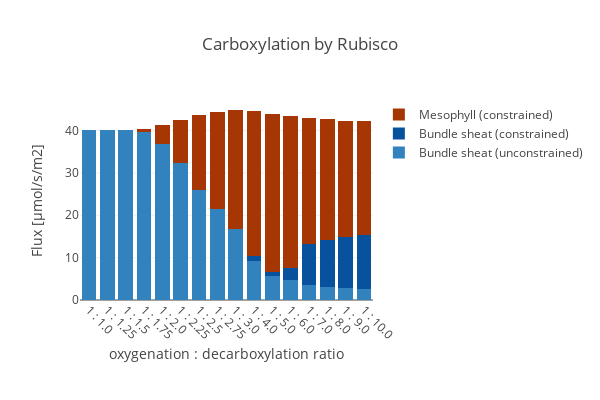

The cell this chart's notebook holds for it:
### Code cell
create_bar_plot_rxn(D_fba, D_exp,
                    {'[M]_RBC_h':'Mesophyll (constrained)','[B]_RBC_h_Ex':'Bundle sheat (constrained)',
                 '[B]_RBC_h': 'Bundle sheat (unconstrained)'},
                    'Carboxylation by Rubisco', 'oxygenation : decarboxylation ratio',
                    stacked = True, save_fig=save_fig)

### Figure 1 — Plotly figure (JSON) as saved in the notebook; plotly's stock layout.template omitted (floating-point values rounded to 4 significant figures)
{"data": [{"marker": {"color": "rgb(49,130,189)"}, "name": "Bundle sheat (unconstrained)", "type": "bar", "uid": "a904ef97-ca70-45c1-94d0-67170d41c27c", "x": ["1 : 1.0", "1 : 1.25", "1 : 1.5", "1 : 1.75", "1 : 2.0", "1 : 2.25", "1 : 2.5", "1 : 2.75", "1 : 3.0", "1 : 4.0", "1 : 5.0", "1 : 6.0", "1 : 7.0", "1 : 8.0", "1 : 9.0", "1 : 10.0"], "y": [40.18, 40.18, 40.18, 39.57, 36.9, 32.31, 25.89, 21.49, 16.76, 9.256, 5.597, 4.704, 3.645, 3.187, 2.877, 2.623]}, {"marker": {"color": "rgb(8,81,156)"}, "name": "Bundle sheat (constrained)", "type": "bar", "uid": "0b7af710-2cc8-4961-aee2-c98056f3552d", "x": ["1 : 1.0", "1 : 1.25", "1 : 1.5", "1 : 1.75", "1 : 2.0", "1 : 2.25", "1 : 2.5", "1 : 2.75", "1 : 3.0", "1 : 4.0", "1 : 5.0", "1 : 6.0", "1 : 7.0", "1 : 8.0", "1 : 9.0", "1 : 10.0"], "y": [0, 0, 0, 0, 0, 0, 0, 2.153e-14, 1.001e-14, 1.094, 1.109, 2.782, 9.668, 11.1, 12.05, 12.66]}, {"marker": {"color": "rgb(166,54,3)"}, "name": "Mesophyll (constrained)", "type": "bar", "uid": "b1bdf149-5b56-463a-a74a-3a821a43d065", "x": ["1 : 1.0", "1 : 1.25", "1 : 1.5", "1 : 1.75", "1 : 2.0", "1 : 2.25", "1 : 2.5", "1 : 2.75", "1 : 3.0", "1 : 4.0", "1 : 5.0", "1 : 6.0", "1 : 7.0", "1 : 8.0", "1 : 9.0", "1 : 10.0"], "y": [0, 4.24e-16, 7.904e-16, 0.8451, 4.366, 10.11, 17.86, 22.84, 28.1, 34.24, 37.31, 35.91, 29.67, 28.36, 27.44, 26.87]}], "layout": {"barmode": "stack", "height": 400, "margin": {"b": 100}, "title": {"text": "Carboxylation by Rubisco"}, "width": 600, "xaxis": {"tickangle": 45, "title": {"text": "oxygenation : decarboxylation ratio"}}, "yaxis": {"autorange": true, "title": {"text": "Flux [µmol/s/m2]"}}}}
